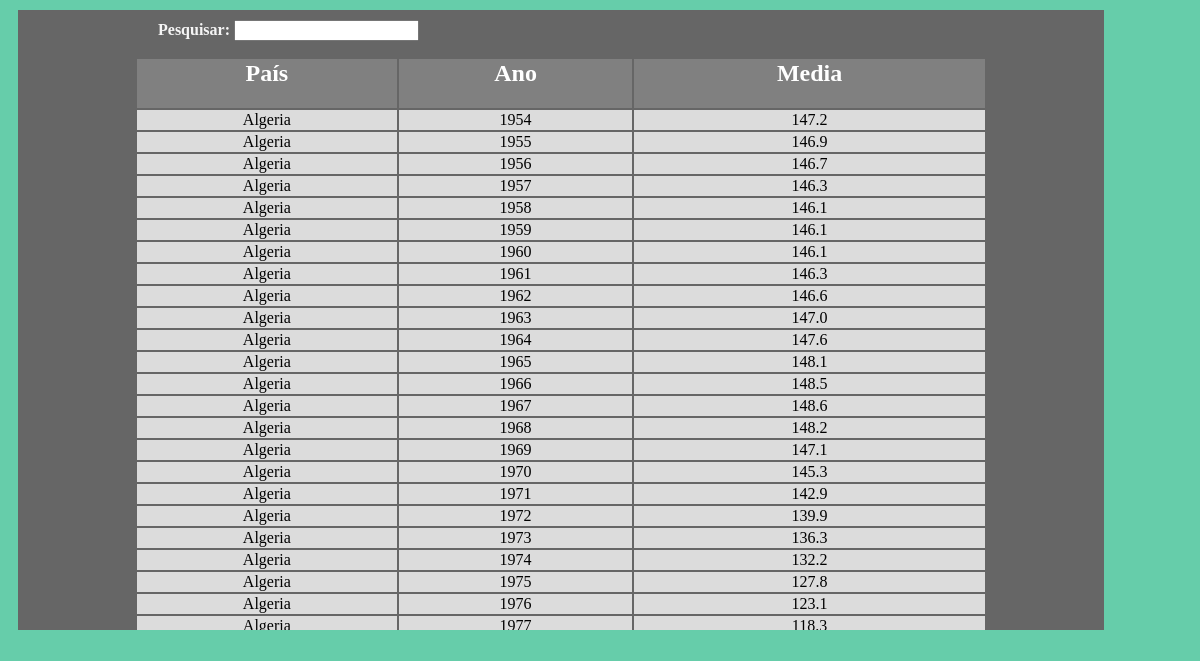
Page /listagem-mortality/ on the committed database.
### mortalidade/models.py (models this page shows)
class Mortality(models.Model):
    class Meta:
        db_table= "mortality"
    country = models.ForeignKey(Country, on_delete=models.CASCADE, db_column='iso_code')  # This field type is a guess.
    median = models.TextField(blank=True, null=True)  # This field type is a guess.
    year = models.TextField(blank=True, null=True)  # This field type is a guess.

class Country(models.Model):
    class Meta:
        db_table= "country"
    iso_code =models.CharField(primary_key=True,max_length=20)  # This field type is a guess.
    country_name = models.TextField(blank=True, null=True)  # This field type is a guess.
    def __str__(self):
    	return self.country_name

### mortalidade/views.py (the view)
# urls.py: path('listagem-mortality/', views.mortality_view)
def mortality_view(request):
     countries = Mortality.objects.all().exclude(median__exact="").values_list('country')[:30]
     mortalities = Mortality.objects.all().exclude(median__exact="")[:30]
     return render(request, 'template/listagem.html', {'mortalities': mortalities, 'countries': countries})

### mortalidade/template/listagem.html (shortened to what this page needs)
<html>
	<head>
	</head>
	<body>
		<div class="mortalidade">
			<div class="pesquisar">
				<form method="POST">
					<b>Pesquisar:</b> <input type="text" name="pesquisar"/>
				</form>
			</div>
			<table border="0">
				<tr id="colunas">
					<td> <h2> País</h2></td>
					<td> <h2> Ano</h2></td>
					<td> <h2> Media</h2></td>
				</tr>
					{% for mortality in mortalities %}
					    	<tr>
					    		<td>
					        		{{ mortality.country }}
					        	</td>
					    		<td>
					        		{{ mortality.year }}
					        	</td>
					        	<td>
					        		{{mortality.median }}
					        	</td>
					        </tr>
					{% endfor %}
			</table>
		</div>
	</body>
</html>

### mortalidade/template/listagem.html (style rules this page uses)
body { height: 1000px; background-color: #66CDAA; }
.mortalidade { overflow: auto; margin-left: 0px; margin-right: 0px; padding: 10px; background-color: #666; width:90%; height: 600px; margin: 10px; }
.mortalidade table { width: 80%; margin:0 auto; }
.mortalidade td { text-align: center; background-color: #DCDCDC }
.mortalidade h2 { color:#fff; }
#colunas td { background-color: gray }
.pesquisar { margin-left: 130px }
.pesquisar b { color: whitesmoke; }

### rows in the picture
Mortality: country "Algeria", year "1954", median "147.2"
Mortality: country "Algeria", year "1955", median "146.9"
Mortality: country "Algeria", year "1956", median "146.7"
Mortality: country "Algeria", year "1957", median "146.3"
Mortality: country "Algeria", year "1958", median "146.1"
Mortality: country "Algeria", year "1959", median "146.1"
Mortality: country "Algeria", year "1960", median "146.1"
Mortality: country "Algeria", year "1961", median "146.3"
Mortality: country "Algeria", year "1962", median "146.6"
Mortality: country "Algeria", year "1963", median "147.0"
Mortality: country "Algeria", year "1964", median "147.6"
Mortality: country "Algeria", year "1965", median "148.1"
Mortality: country "Algeria", year "1966", median "148.5"
Mortality: country "Algeria", year "1967", median "148.6"
Mortality: country "Algeria", year "1968", median "148.2"
Mortality: country "Algeria", year "1969", median "147.1"
Mortality: country "Algeria", year "1970", median "145.3"
Mortality: country "Algeria", year "1971", median "142.9"
Mortality: country "Algeria", year "1972", median "139.9"
Mortality: country "Algeria", year "1973", median "136.3"
Mortality: country "Algeria", year "1974", median "132.2"
Mortality: country "Algeria", year "1975", median "127.8"
Mortality: country "Algeria", year "1976", median "123.1"
Mortality: country "Algeria", year "1977", median "118.3"
